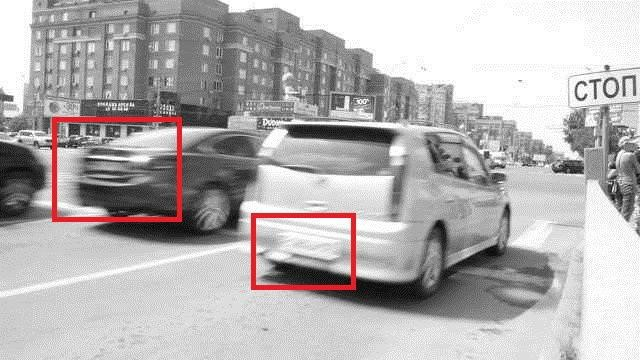
#> input picture 2/5-a.jpg.jpeg, 640 x 360 px
$ python MB.py
#> lines starting #> are read from the running program, lines starting #| are printed output that depends on the picture; after the words box and inside, x2 and y2 are one past the last pixel; in counts of white or black regions, pixels touching at a corner belong together
import cv2
import numpy as np
import matplotlib
matplotlib.use('Agg')
import matplotlib.pyplot as plt

# ── Load all images ───────────────────────────────────────────
img_a = cv2.imread('5-a.jpg.jpeg', cv2.IMREAD_GRAYSCALE)
#> img_a: shape (360, 640); min 0, max 255, mean 177.8
img_b = cv2.imread('5-b.jpg.jpeg', cv2.IMREAD_GRAYSCALE)
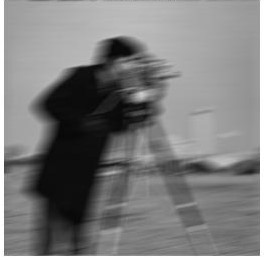
#> input picture 2/5-b.jpg.jpeg, 264 x 260 px
#> img_b is the input picture: shape (260, 264); min 6, max 255, mean 124.8
img_c = cv2.imread('5-c.jpg.jpeg', cv2.IMREAD_GRAYSCALE)
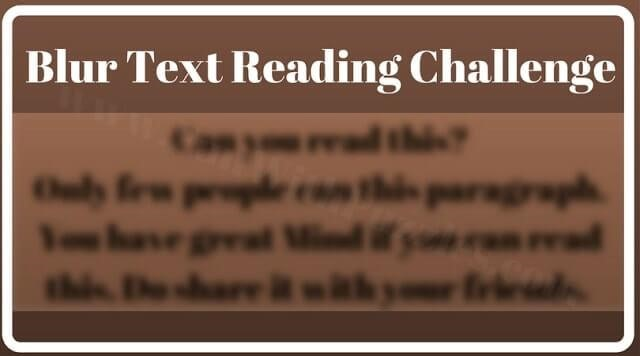
#> input picture 2/5-c.jpg.jpeg, 640 x 356 px
#> img_c: shape (356, 640); min 21, max 255, mean 102.3

# ── Unsharp Mask (Step 1) ─────────────────────────────────────
blur_a    = cv2.GaussianBlur(img_a, (0,0), 2.0)
sharp_a   = cv2.addWeighted(img_a, 3.5, blur_a, -2.5, 0)
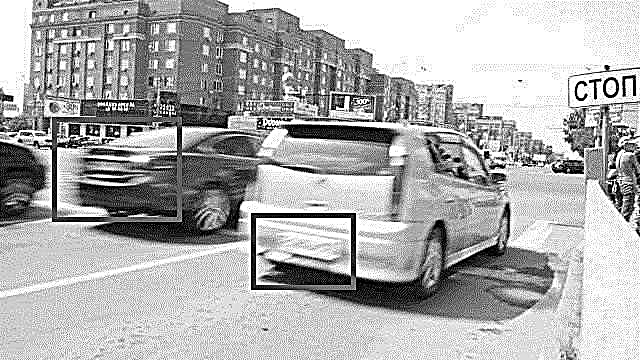
#> sharp_a: shape (360, 640); min 0, max 255, mean 174.4

blur_b    = cv2.GaussianBlur(img_b, (0,0), 2.0)
sharp_b   = cv2.addWeighted(img_b, 3.5, blur_b, -2.5, 0)

blur_c    = cv2.GaussianBlur(img_c, (0,0), 2.0)
sharp_c   = cv2.addWeighted(img_c, 3.5, blur_c, -2.5, 0)
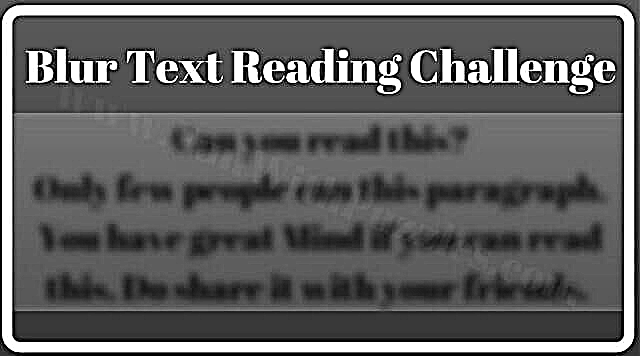
#> sharp_c: shape (356, 640); min 0, max 255, mean 97.8

# ── Adaptive Threshold (Step 2) ───────────────────────────────
thresh_a  = cv2.adaptiveThreshold(sharp_a, 255, cv2.ADAPTIVE_THRESH_GAUSSIAN_C, cv2.THRESH_BINARY, 15, 8)
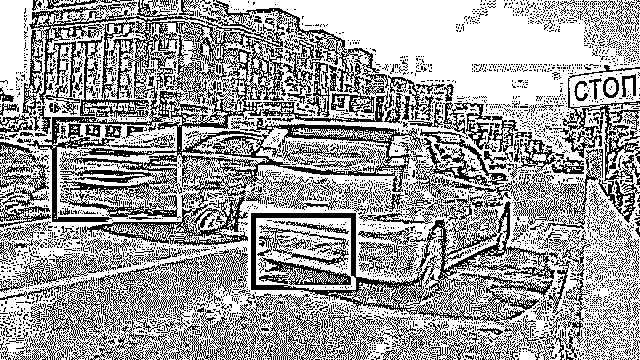
#> thresh_a: shape (360, 640); 63.5% white; black in thin lines or dots
thresh_b  = cv2.adaptiveThreshold(sharp_b, 255, cv2.ADAPTIVE_THRESH_GAUSSIAN_C, cv2.THRESH_BINARY, 15, 8)
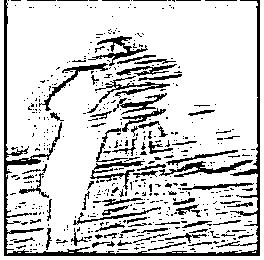
#> thresh_b: shape (260, 264); 82.4% white; 502 black regions (417 under 20 px), largest, box (x1, y1, x2, y2) and area: (4, 0, 260, 256) 3383, (159, 160, 253, 177) 477, (88, 36, 148, 66) 425
thresh_c  = cv2.adaptiveThreshold(sharp_c, 255, cv2.ADAPTIVE_THRESH_GAUSSIAN_C, cv2.THRESH_BINARY, 15, 8)
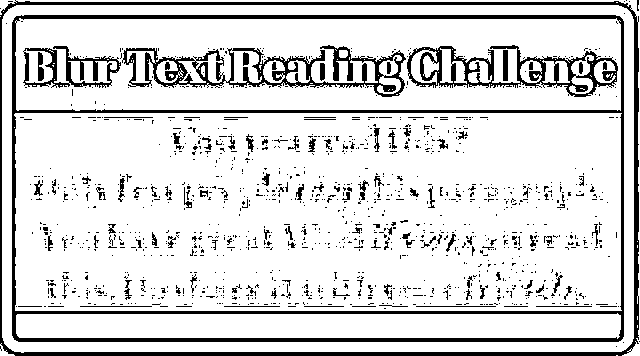
#> thresh_c: shape (356, 640); 85.2% white; 1238 black regions (1132 under 20 px), largest, box (x1, y1, x2, y2) and area: (12, 15, 624, 342) 10611, (0, 0, 639, 356) 6629, (122, 45, 406, 97) 4028

# ── Plot ──────────────────────────────────────────────────────
fig, axes = plt.subplots(3, 3, figsize=(14, 12))
fig.suptitle('Image Restoration — 5-a, 5-b, 5-c', fontsize=14, fontweight='bold')

axes[0][0].imshow(img_a,    cmap='gray');  axes[0][0].set_title('5-a Original');   axes[0][0].axis('off')
axes[0][1].imshow(sharp_a,  cmap='gray');  axes[0][1].set_title('5-a Sharpened');  axes[0][1].axis('off')
axes[0][2].imshow(thresh_a, cmap='gray');  axes[0][2].set_title('5-a Threshold');  axes[0][2].axis('off')

axes[1][0].imshow(img_b,    cmap='gray');  axes[1][0].set_title('5-b Original');   axes[1][0].axis('off')
axes[1][1].imshow(sharp_b,  cmap='gray');  axes[1][1].set_title('5-b Sharpened');  axes[1][1].axis('off')
axes[1][2].imshow(thresh_b, cmap='gray');  axes[1][2].set_title('5-b Threshold');  axes[1][2].axis('off')

axes[2][0].imshow(img_c,    cmap='gray');  axes[2][0].set_title('5-c Original');   axes[2][0].axis('off')
axes[2][1].imshow(sharp_c,  cmap='gray');  axes[2][1].set_title('5-c Sharpened');  axes[2][1].axis('off')
axes[2][2].imshow(thresh_c, cmap='gray');  axes[2][2].set_title('5-c Threshold');  axes[2][2].axis('off')

plt.tight_layout()
plt.savefig('output/5abc_no_loop.png', dpi=150, bbox_inches='tight')
plt.close()
print("Done")
